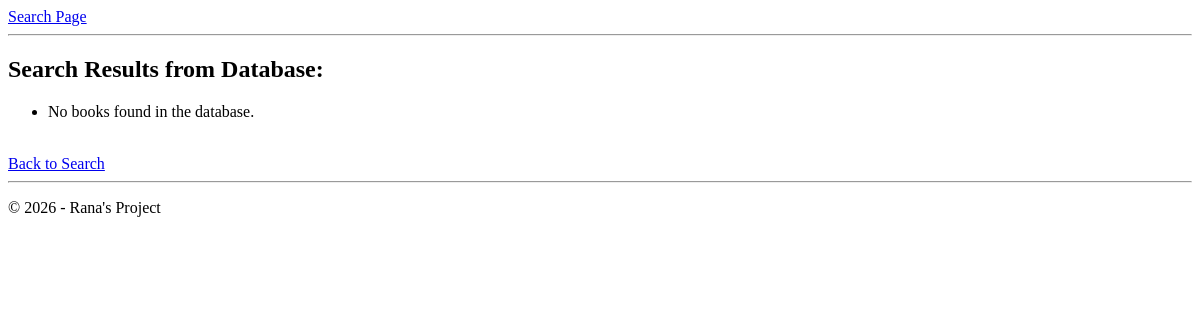
Before: /books/simple/query with the older database file.
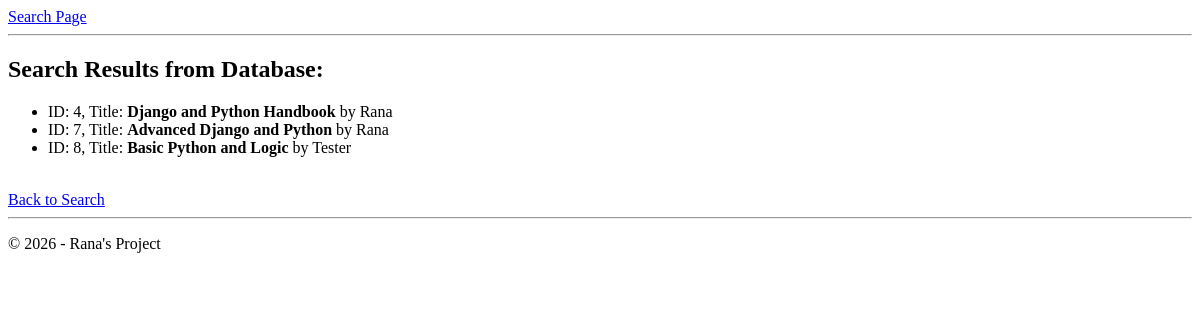
After: the same page with the newer database file.
### bookmodule/models.py (models this page shows)
class Book(models.Model):
    title = models.CharField(max_length=50)
    author = models.CharField(max_length=50)
    price = models.FloatField(default=0.0)
    edition = models.SmallIntegerField(default=1)

### bookmodule/views.py (the view)
# urls.py: path('simple/query', views.simple_query, name='simple_query'), # Task 3
def simple_query(request):
    mybooks = Book.objects.filter(title__icontains='and')
    return render(request, 'bookmodule/bookList.html', {'books': mybooks})

### bookmodule/templates/bookmodule/bookList.html
{% extends "layouts/base.html" %}
{% block content %}
    <h2>Search Results from Database:</h2>
    <ul>
    {% for book in books %}
        <li>ID: {{ book.id }}, Title: <strong>{{ book.title }}</strong> by {{ book.author }}</li>
    {% empty %}
        <li>No books found in the database.</li>
    {% endfor %}
    </ul>
    <br>
    <a href="{% url 'search' %}">Back to Search</a>
{% endblock content %}

### bookmodule/templates/layouts/base.html (shortened to what this page needs)
<!DOCTYPE html>
<html lang="en">
<head>
    <link rel="stylesheet" href="https://cdnjs.cloudflare.com/ajax/libs/font-awesome/4.7.0/css/font-awesome.min.css">
</head>
<body>
    <nav>
        <a href="/books/search">Search Page</a>
    </nav>
    <hr>
    <div class="container">
        {% block content %}
        {% endblock content %}
    </div>
    <hr>
    <footer>
        <p>&copy; 2026 - Rana's Project</p>
    </footer>
</body>
</html>

Changed rows visible on the page:
added Book: id "4", title "Django and Python Handbook", author "Rana"
added Book: id "7", title "Advanced Django and Python", author "Rana"
added Book: id "8", title "Basic Python and Logic", author "Tester"
Other visible differences:
text no longer shown: "No books found in the database."
